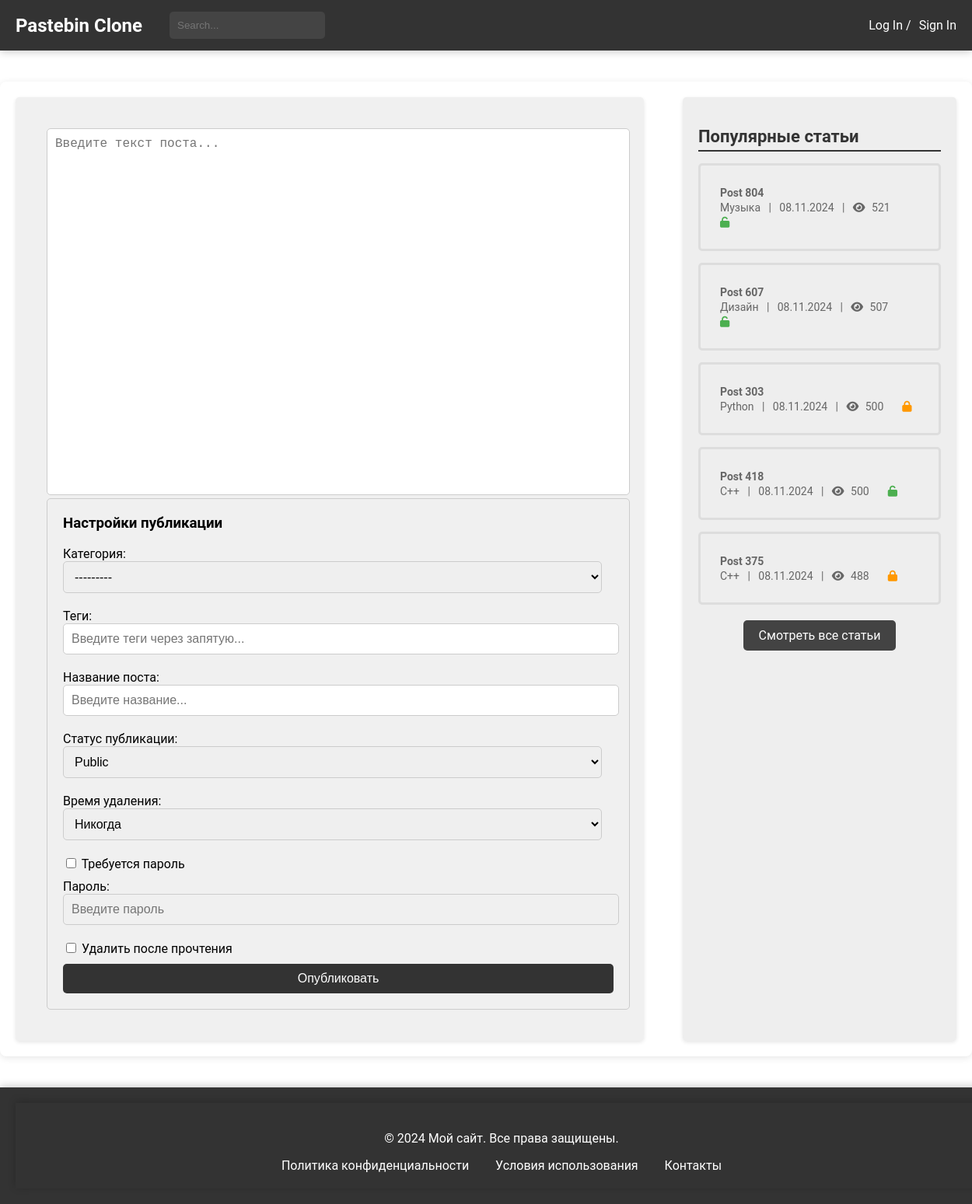
Before: / with the older database file.
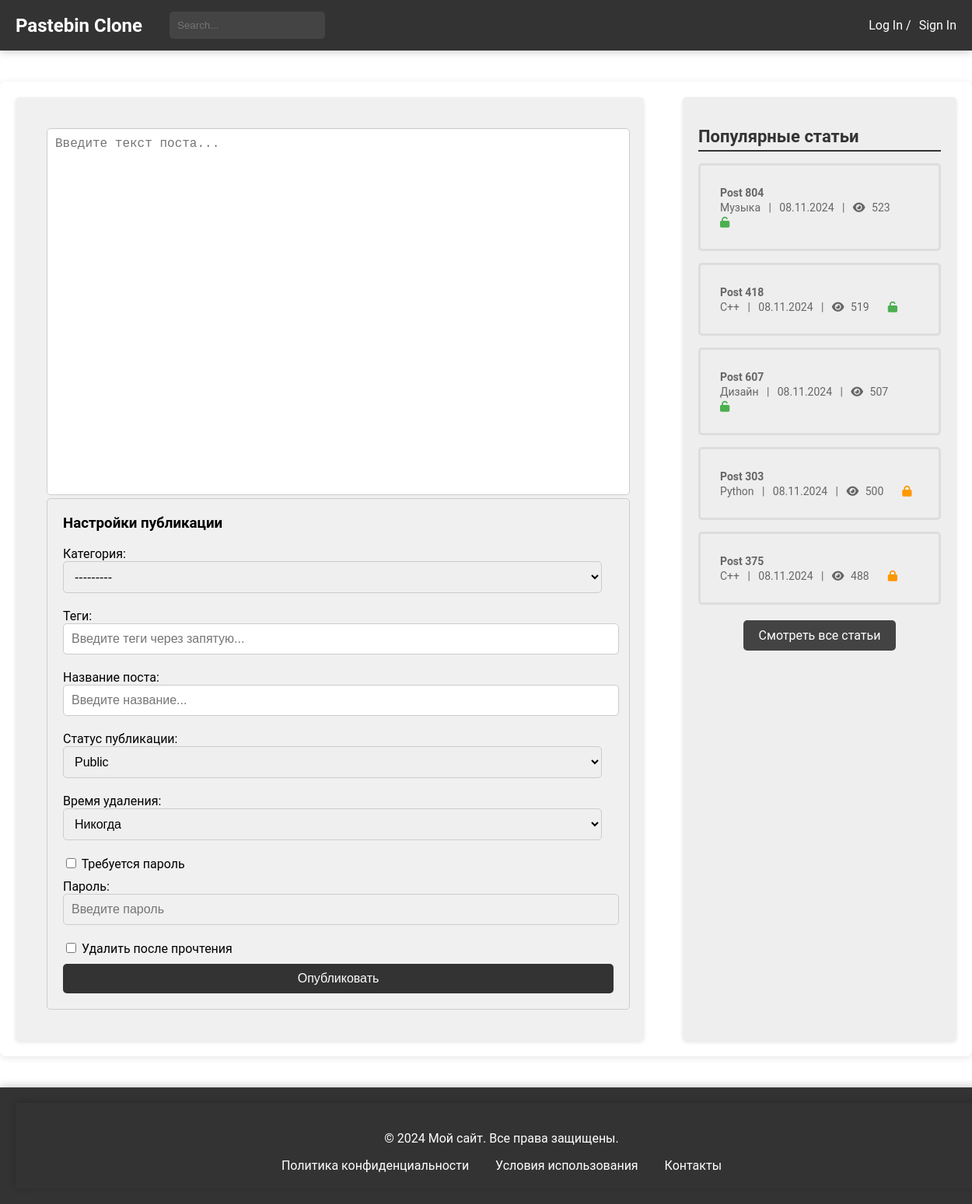
After: the same page with the newer database file.
### blog/models.py (models this page shows, shortened)
class Paste(models.Model):
    ACCESS_STATUS_CHOICES = [
        (0, 'Private'),
        (1, 'Public'),
        (2, 'Draft'),
    ]
    TIME_LIVE_CHOICES = [
        (None, 'Никогда'),
        (timedelta(minutes=2), 'Через 2 минуты'),
        (timedelta(hours=1), 'Через 1 час'),
        (timedelta(days=1), 'Через 1 день'),
        (timedelta(weeks=1), 'Через 1 неделю'),
    ]
    title = models.CharField(max_length=200)
    content = models.TextField()
    author = models.ForeignKey(User, on_delete=models.CASCADE)
    created_at = models.DateTimeField(auto_now_add=True)
    updated_at = models.DateTimeField(auto_now=True)
    slug = models.UUIDField(default=uuid.uuid4, editable=False, unique=True)
    tags = models.ManyToManyField(Tag, related_name='posts')
    category = models.ForeignKey(Category, on_delete=models.SET_NULL, null=True)
    access_status = models.IntegerField(choices=ACCESS_STATUS_CHOICES, default=1)
    time_live = models.DurationField(null=True, blank=True)
    password = models.CharField(max_length=100, null=True, blank=True)
    is_delete_after_read = models.BooleanField(default=False)
    views_count = models.PositiveIntegerField(default=0)
    favourite_count = models.PositiveIntegerField(default=0)
    def get_formatted_created_at(self):
        return self.created_at.strftime('%d.%m.%Y')
    class Meta:
        verbose_name = 'Паста'
        verbose_name_plural = 'Паста'

class Category(models.Model):
    name = models.CharField(max_length=30, unique=True)
    parent = models.ForeignKey(
        'self',
        on_delete=models.CASCADE,
        null=True, blank=True,
        related_name='subcategories'
    )
    def __str__(self):
        return self.name
    class Meta:
        verbose_name = 'Категория'
        verbose_name_plural = 'Категории'

### blog/views.py (the view, shortened to what this page needs)
# urls.py: path('', views.index, name='index'),
def index(request):
    form = PasteForm()
    popular_posts = Paste.objects.order_by('-views_count')[:5]
    user = request.user
    context = {
        'form': form,
        'popular_posts': popular_posts,
    }
    return render(request, 'blog/index.html', context)

### general/context_processors.py (called while the page is built)
def unread_counts(request):
    if request.user.is_authenticated:
        unread_messages_count = Messages.objects.filter(user=request.user, is_checked=False).count()
        unread_notifications_count = Notifications.objects.filter(user=request.user, is_checked=False).count()
    else:
        unread_messages_count = 0
        unread_notifications_count = 0
    return {
        'unread_messages_count': unread_messages_count,
        'unread_notifications_count': unread_notifications_count,
    }

### blog/templates/blog/index.html (shortened to what this page needs)
{% extends 'blog/temps/base.html' %}
{% load static %}
{% block head %}
    <link rel="stylesheet" type="text/css" href="{% static 'css/index.css' %}">
{% endblock %}
{% block content %}
<main class="container">
    <div class="main-container">
        <section class="left-block">
            <div class="post-form">
                <form method="POST" action="{% url 'blog:create-paste' %}">
                    <div class="post-editor">
                        {{ form.content }}
                    </div>
                    <div class="post-settings">
                        <h3>Настройки публикации</h3>
                        <label>
                            Категория:
                            {{ form.category }}
                        </label>
                        <label>
                            Теги:
                            {{ form.tags }}
                        </label>
                        <label>
                            Название поста:
                            {{ form.title }}
                        </label>
                        <label>
                            Статус публикации:
                            {{ form.access_status }}
                        </label>
                        <label>
                            Время удаления:
                            {{ form.time_live }}
                        </label>
                        <label>
                            <input type="checkbox" name="need_password" id="need-password" class="need-password" onclick="togglePasswordField()">
                            Требуется пароль
                        </label>
                        <label>
                            Пароль:
                             <input type="password" name="password" id="password-field" placeholder="Введите пароль" disabled>
                        </label>
                        <label>
                            <input type="checkbox" name="is_delete_after_read" class="delete-after-read"> Удалить после
                            прочтения
                        </label>
                        <button type="submit">Опубликовать</button>
                    </div>
                </form>
            </div>
        </section>
        {% include 'blog/temps/popular_posts.html' %}
    </div>
</main>
{% endblock %}

### blog/templates/blog/temps/popular_posts.html
{% load static %}
<head>
    <link rel="stylesheet" type="text/css" href="{% static 'css/popular_posts.css' %}">
    <link rel="stylesheet" href="https://cdnjs.cloudflare.com/ajax/libs/font-awesome/6.0.0-beta3/css/all.min.css">
</head>
<div class="right-block">
    <h2>Популярные статьи</h2>
    <ul>
        {% for popular_post in popular_posts %}
        <li>
            <a href="{% url 'blog:post-detail' popular_post.slug %}">
                <span class="article-title">{{popular_post.title}}</span>
                <br>
                <span class="article-meta">{{ popular_post.category }} &nbsp; | &nbsp; {{ popular_post.get_formatted_created_at }} &nbsp; |  &nbsp;
                                    <i class="fa fa-eye"></i> <span
                            class="view-count">{{popular_post.views_count}}</span></span>
                {% if popular_post.password %}
                <span><i class="fa fa-lock" aria-hidden="true" style="color: #FF9800;"></i></span>
                {% else %}
                <span><i class="fa fa-unlock" aria-hidden="true" style="color: #4CAF50;"></i></span>
                {% endif %}
            </a>
        </li>
        {% endfor %}
    </ul>
     <div class="all-posts-link">
        <a href="{% url 'blog:posts-list' %}">Смотреть все статьи</a>
    </div>
</div>

Changed rows visible on the page:
changed Paste "Post 804": views_count "521" → "523"
changed Paste "Post 418": views_count "500" → "519"; moves up the list
